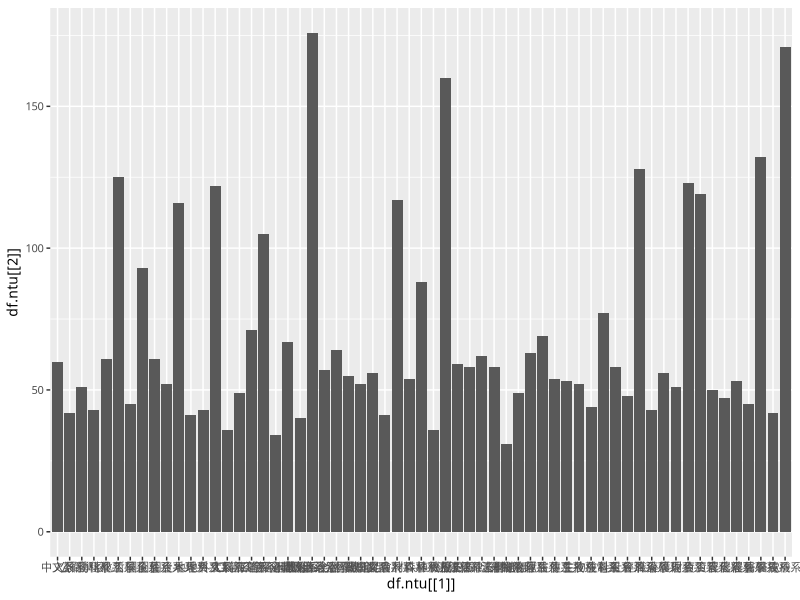
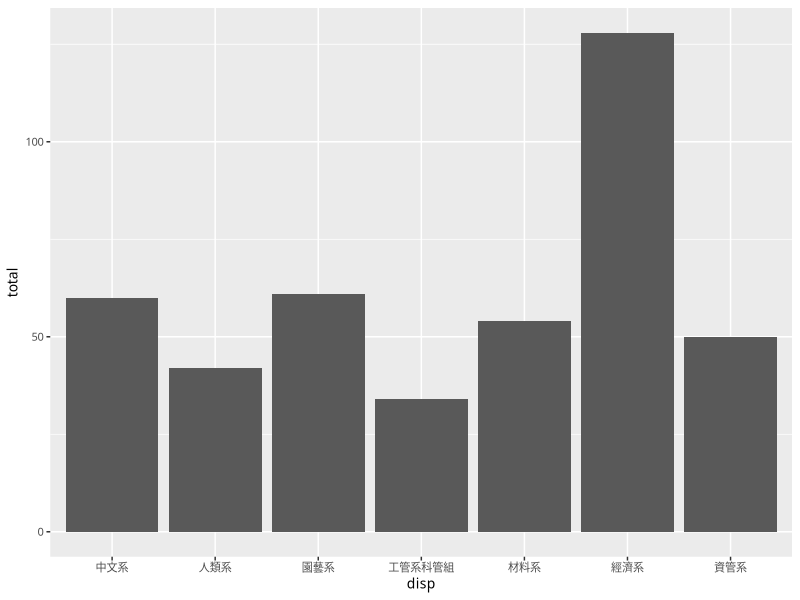
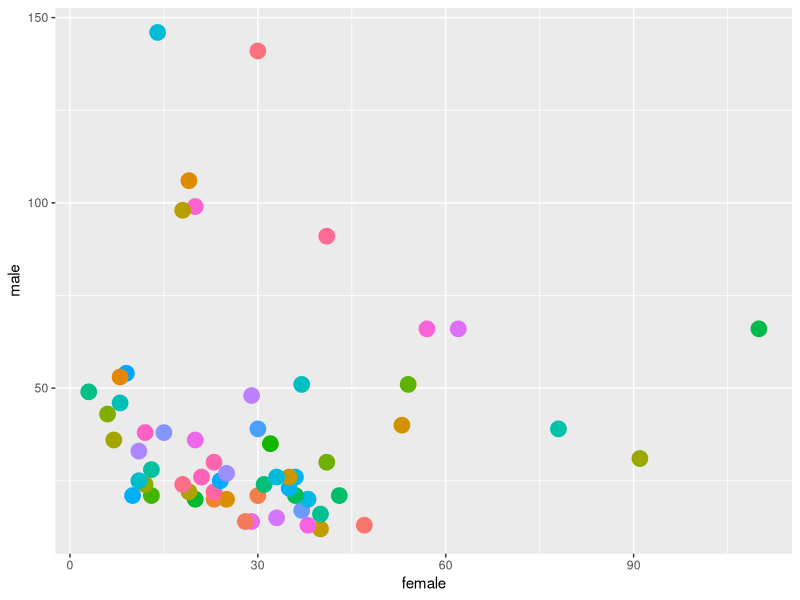

These figures' R source, in order:
df.ntu <- read.csv('./tutorials/NTU_B02new_sexratio.csv')
df.ntu[, c("女", "男")]
df.ntu[df.ntu$女 > 30, ]
df.ntu[
    df.ntu$女 > 30 &
        df.ntu$男 < 20,
    ]

# get a quick summary of the data
summary(df.ntu)
ncol(df.ntu)
nrow(df.ntu)

library(ggplot2)
ggplot(aes(x=df.ntu[[1]], y=df.ntu[[2]]), data=df.ntu) +
    geom_bar(stat='identity') +
    theme(text=element_text(family="Heiti TC Medium", size=10))
    # or WenQuanYi Zen Hei

colnames(df.ntu) <- c("disp", "total", "male", "female", "ratio")
ggplot(df.ntu[c(1, 10, 20, 30, 40, 50, 56), ], aes(x=disp, y=total)) +
    geom_bar(stat='identity') +
    theme(text=element_text(family="Heiti TC Medium", size=10))

ggplot(df.ntu, aes(x=female, y=male, color=disp)) +
    geom_point(size=5, show_guide=FALSE)

